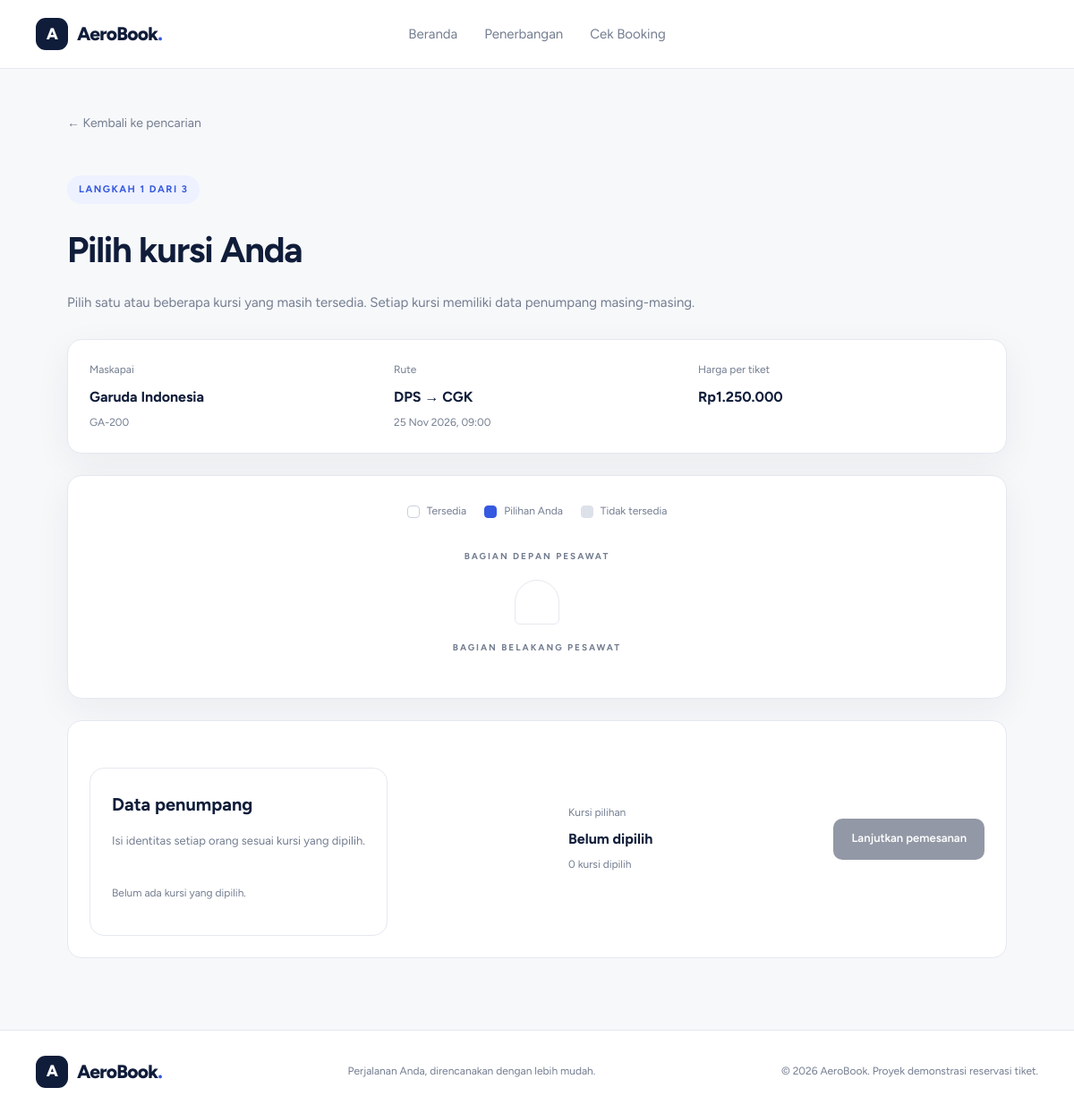
The page /booking/seats.php?id=1 on the database its author committed.
### tables this page shows
CREATE TABLE IF NOT EXISTS penerbangan (
    id_penerbangan INT UNSIGNED AUTO_INCREMENT PRIMARY KEY,
    nomor_penerbangan VARCHAR(20) NOT NULL UNIQUE,
    id_pesawat INT UNSIGNED NOT NULL,
    bandara_asal VARCHAR(100) NOT NULL,
    bandara_tujuan VARCHAR(100) NOT NULL,
    waktu_keberangkatan DATETIME NOT NULL,
    waktu_kedatangan DATETIME NOT NULL,
    harga DECIMAL(12,2) NOT NULL,
    status ENUM('Terjadwal','Ditunda','Dibatalkan') NOT NULL DEFAULT 'Terjadwal',
    created_at TIMESTAMP NOT NULL DEFAULT CURRENT_TIMESTAMP,
    CONSTRAINT fk_penerbangan_pesawat
        FOREIGN KEY (id_pesawat) REFERENCES pesawat(id_pesawat)
        ON UPDATE CASCADE ON DELETE RESTRICT,
    CONSTRAINT chk_penerbangan_rute CHECK (bandara_asal <> bandara_tujuan),
    CONSTRAINT chk_penerbangan_waktu CHECK (waktu_kedatangan > waktu_keberangkatan),
    CONSTRAINT chk_penerbangan_harga CHECK (harga >= 0),
    INDEX idx_rute_tanggal (bandara_asal, bandara_tujuan, waktu_keberangkatan),
    INDEX idx_status_keberangkatan (status, waktu_keberangkatan)
);

CREATE TABLE IF NOT EXISTS pesawat (
    id_pesawat INT UNSIGNED AUTO_INCREMENT PRIMARY KEY,
    kode_pesawat VARCHAR(20) NOT NULL UNIQUE,
    maskapai VARCHAR(100) NOT NULL,
    kapasitas INT UNSIGNED NOT NULL,
    created_at TIMESTAMP NOT NULL DEFAULT CURRENT_TIMESTAMP,
    CONSTRAINT chk_pesawat_kapasitas CHECK (kapasitas BETWEEN 1 AND 1000)
);

### config/security.php (called while the page is built, shortened)
<?php
function h($value): string
{
    return htmlspecialchars(
        (string) $value,
        ENT_QUOTES,
        'UTF-8'
    );
}

### booking/seats.php (the view, shortened to what this page needs)
<?php
require_once __DIR__ . '/../config/database.php';
require_once __DIR__ . '/../config/security.php';
$idPenerbangan = filter_input(
    INPUT_GET,
    'id',
    FILTER_VALIDATE_INT
);
$stmt = $pdo->prepare(
    "SELECT p.*, ps.maskapai, ps.kode_pesawat, ps.kapasitas
     FROM penerbangan p
     JOIN pesawat ps ON ps.id_pesawat = p.id_pesawat
     WHERE p.id_penerbangan = ?
       AND p.status = 'Terjadwal'
       AND p.waktu_keberangkatan > NOW()
     LIMIT 1"
);
$stmt->execute([$idPenerbangan]);
$flight = $stmt->fetch();
require_once __DIR__ . '/../includes/header.php';
?>
<section class="booking-page">
    <div class="booking-container">
        <a class="back-link" href="/airline-reservation/index.php">
            &larr; Kembali ke pencarian
        </a>
        <div class="booking-heading">
            <p class="eyebrow">LANGKAH 1 DARI 3</p>
            <h1>Pilih kursi Anda</h1>
            <p>
                Pilih satu atau beberapa kursi yang masih tersedia. Setiap kursi memiliki data penumpang masing-masing.
            </p>
        </div>
        <div class="flight-summary">
            <div>
                <span class="summary-label">Maskapai</span>
                <strong><?= h($flight['maskapai']) ?></strong>
                <span class="summary-muted">
                    <?= h($flight['nomor_penerbangan']) ?>
                </span>
            </div>
            <div>
                <span class="summary-label">Rute</span>
                <strong>
                    <?= h($flight['bandara_asal']) ?>
                    &rarr;
                    <?= h($flight['bandara_tujuan']) ?>
                </strong>
                <span class="summary-muted">
                    <?= h(date(
                        'd M Y, H:i',
                        strtotime($flight['waktu_keberangkatan'])
                    )) ?>
                </span>
            </div>
            <div>
                <span class="summary-label">Harga per tiket</span>
                <strong>
                    Rp<?= number_format(
                        (float) $flight['harga'],
                        0,
                        ',',
                        '.'
                    ) ?>
                </strong>
            </div>
        </div>
        <div class="seat-layout">
            <div class="seat-legend">
                <span><i class="seat-key available"></i> Tersedia</span>
                <span><i class="seat-key selected"></i> Pilihan Anda</span>
                <span><i class="seat-key occupied"></i> Tidak tersedia</span>
            </div>
            <div class="aircraft-label">BAGIAN DEPAN PESAWAT</div>
            <div class="seat-grid">
            </div>
            <div class="aircraft-label">BAGIAN BELAKANG PESAWAT</div>
        </div>
        <form
            action="/airline-reservation/booking/checkout.php"
            method="POST"
            class="seat-checkout"
            id="seatForm"
        >
            <div class="passenger-form" id="passengerForms">
                <h2>Data penumpang</h2>
                <p>Isi identitas setiap orang sesuai kursi yang dipilih.</p>
                <div id="passengerFields">
                    <p class="summary-muted">Belum ada kursi yang dipilih.</p>
                </div>
            </div>
            <div>
                <span class="summary-label">Kursi pilihan</span>
                <strong id="selectedSeatLabel">Belum dipilih</strong>
                <span class="summary-muted" id="selectedSeatTotal">0 kursi dipilih</span>
            </div>
            <button type="submit" class="btn btn-primary" id="continueButton" disabled>
                Lanjutkan pemesanan
            </button>
        </form>
    </div>
</section>
<?php require_once __DIR__ . '/../includes/footer.php'; ?>

### assets/css/style.css (style rules this page uses)
:root { --navy: #101D3A; --navy-light: #1C3159; --blue: #3559E0; --background: #F7F8FA; --surface: #FFFFFF; --text: #182033; --muted: #737D90; --border: #E5E8EF; --success: #16835D; --radius: 16px; --shadow: 0 12px 40px rgba(16, 29, 58, 0.06); }
* { box-sizing: border-box; }
html { scroll-behavior: smooth; }
body { margin: 0; background: var(--background); color: var(--text); font-family: 'Figtree', Arial, sans-serif; font-size: 15px; line-height: 1.6; }
a { color: inherit; text-decoration: none; }
button, input, select { font: inherit; }
button, a { -webkit-tap-highlight-color: transparent; }
.eyebrow { display: inline-flex; align-items: center; gap: 8px; color: var(--blue); background: #EEF1FF; border-radius: 100px; padding: 7px 13px; font-size: 12px; font-weight: 700; letter-spacing: 0.5px; text-transform: uppercase; }
.btn { min-height: 48px; display: inline-flex; align-items: center; justify-content: center; gap: 8px; padding: 0 20px; border: 0; border-radius: 10px; cursor: pointer; font-weight: 700; transition: background 0.2s ease, transform 0.2s ease; }
.btn-primary { background: var(--navy); color: white; }

### assets/css/booking.css (style rules this page uses)
.booking-page { min-height: 75vh; padding: 48px 20px 80px; background: var(--background); }
.booking-container { width: 100%; max-width: 1050px; margin: 0 auto; }
.back-link { color: var(--muted); text-decoration: none; font-size: 14px; }
.booking-heading { margin: 36px 0 28px; }
.booking-heading h1 { margin: 8px 0; color: var(--navy); font-size: clamp(28px, 4vw, 40px); letter-spacing: -1.2px; }
.booking-heading p:last-child { color: var(--muted); line-height: 1.7; }
.eyebrow { color: var(--blue); font-size: 11px; font-weight: 700; letter-spacing: 1.5px; }
.flight-summary { display: grid; grid-template-columns: 1fr 1fr 1fr; gap: 20px; padding: 24px; margin-bottom: 24px; background: var(--surface); border: 1px solid var(--border); border-radius: var(--radius); box-shadow: var(--shadow); }
.flight-summary > div, .seat-checkout > div { display: flex; flex-direction: column; gap: 7px; }
.summary-label { color: var(--muted); font-size: 12px; }
.flight-summary strong, .seat-checkout strong { color: var(--navy); font-size: 16px; }
.summary-muted { color: var(--muted); font-size: 12px; }
.seat-layout { padding: 30px 20px; background: var(--surface); border: 1px solid var(--border); border-radius: var(--radius); box-shadow: var(--shadow); }
.seat-legend { display: flex; justify-content: center; flex-wrap: wrap; gap: 20px; margin-bottom: 32px; color: var(--muted); font-size: 12px; }
.seat-legend span { display: inline-flex; align-items: center; gap: 8px; }
.seat-key { display: inline-block; width: 14px; height: 14px; border-radius: 4px; border: 1px solid #C9D0DD; }
.seat-key.available { background: #FFFFFF; }
.seat-key.selected { background: var(--blue); border-color: var(--blue); }
.seat-key.occupied { background: #DDE1E9; border-color: #DDE1E9; }
.aircraft-label { max-width: 430px; margin: 18px auto; color: var(--muted); text-align: center; font-size: 10px; font-weight: 700; letter-spacing: 2px; }
.seat-grid { width: fit-content; max-width: 100%; margin: 0 auto; padding: 24px; border: 1px solid var(--border); border-radius: 100px 100px 24px 24px; overflow-x: auto; }
.seat-checkout { display: flex; justify-content: space-between; align-items: center; gap: 20px; margin-top: 24px; padding: 24px; background: var(--surface); border: 1px solid var(--border); border-radius: var(--radius); }
.seat-checkout .btn { min-height: 46px; padding: 12px 20px; border: 0; border-radius: 10px; background: var(--navy); color: #FFFFFF; font: inherit; font-size: 13px; font-weight: 600; cursor: pointer; }
.seat-checkout .btn:disabled { opacity: .45; cursor: not-allowed; }
.passenger-form { margin-top: 28px; padding: 24px; background: var(--surface); border: 1px solid var(--border); border-radius: var(--radius); }
.passenger-form h2 { margin: 0 0 8px; color: var(--navy); font-size: 20px; }
.passenger-form > p { margin: 0 0 20px; color: var(--muted); font-size: 13px; }

### rows shown on the page
penerbangan: id_pesawat.maskapai "Garuda Indonesia", nomor_penerbangan "GA-200", bandara_asal "DPS", bandara_tujuan "CGK", waktu_keberangkatan "25 Nov 2026, 09:00", harga "1.250.000"
